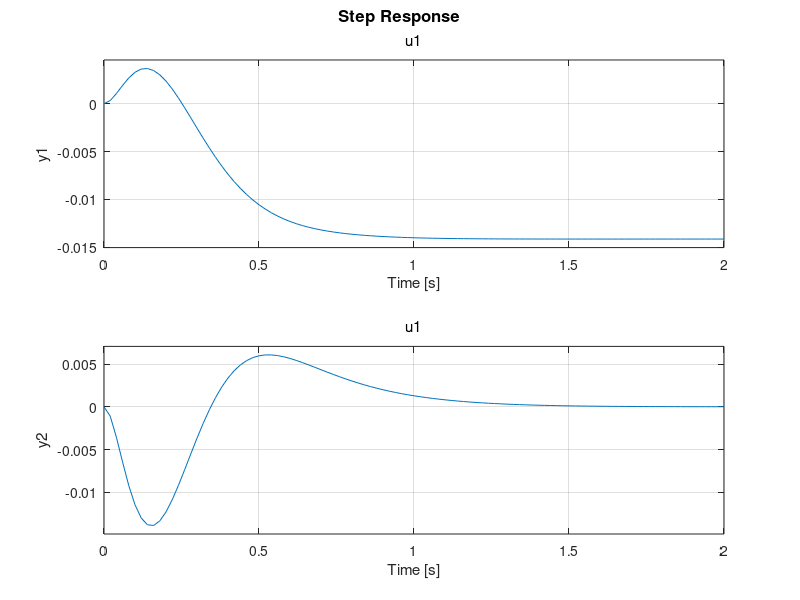

This chart was generated by the following MATLAB code:
%Control LQR 2

Q=[5000 0 0 0;0 0 0 0;0 0 100 0;0 0 0 0];
R=1;
A=[0 1 0 0;0 0 -4 0;0 0 0 1;0 0 46.6667 0];
B=[0; 2; 0; -6.6667];
C=[1 0 0 0;0 0 1 0];

g1=ss(A,B,C,0)
step(g1)

K=lqr(A,B,Q,R)
Ar=A-(B*K)
g2=ss(Ar,B,C,0);
step(g2)